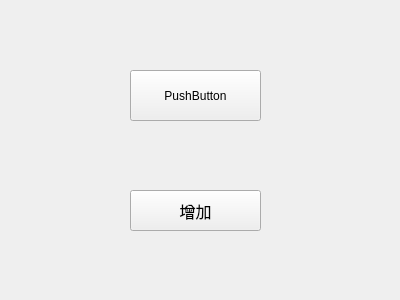
<?xml version="1.0" encoding="UTF-8"?>
<ui version="4.0">
 <class>Widget</class>
 <widget class="QWidget" name="Widget">
  <property name="geometry">
   <rect>
    <x>0</x>
    <y>0</y>
    <width>400</width>
    <height>300</height>
   </rect>
  </property>
  <property name="windowTitle">
   <string>Widget</string>
  </property>
  <widget class="QPushButton" name="pushButton">
   <property name="geometry">
    <rect>
     <x>130</x>
     <y>70</y>
     <width>131</width>
     <height>51</height>
    </rect>
   </property>
   <property name="text">
    <string>PushButton</string>
   </property>
  </widget>
  <widget class="QPushButton" name="pushButton_2">
   <property name="geometry">
    <rect>
     <x>130</x>
     <y>190</y>
     <width>131</width>
     <height>41</height>
    </rect>
   </property>
   <property name="font">
    <font>
     <pointsize>12</pointsize>
    </font>
   </property>
   <property name="text">
    <string>增加</string>
   </property>
  </widget>
 </widget>
 <layoutdefault spacing="6" margin="11"/>
 <resources/>
 <connections/>
</ui>
